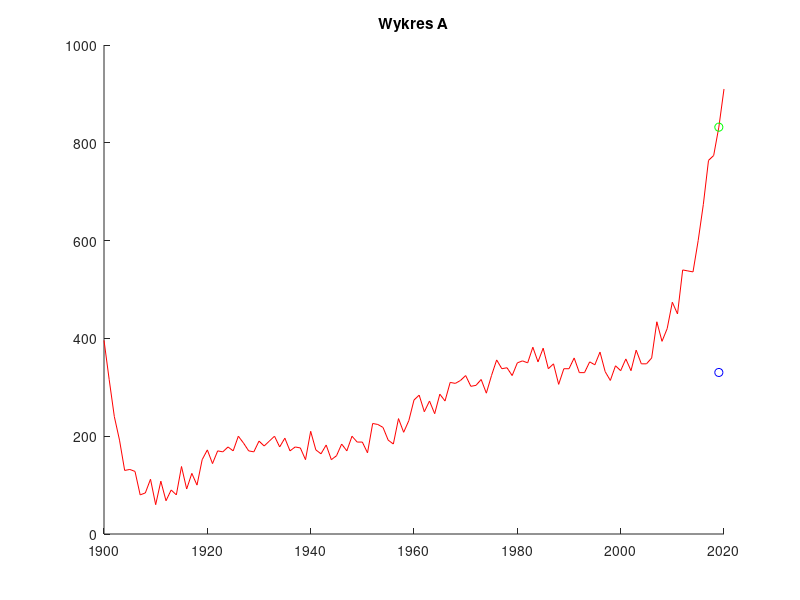
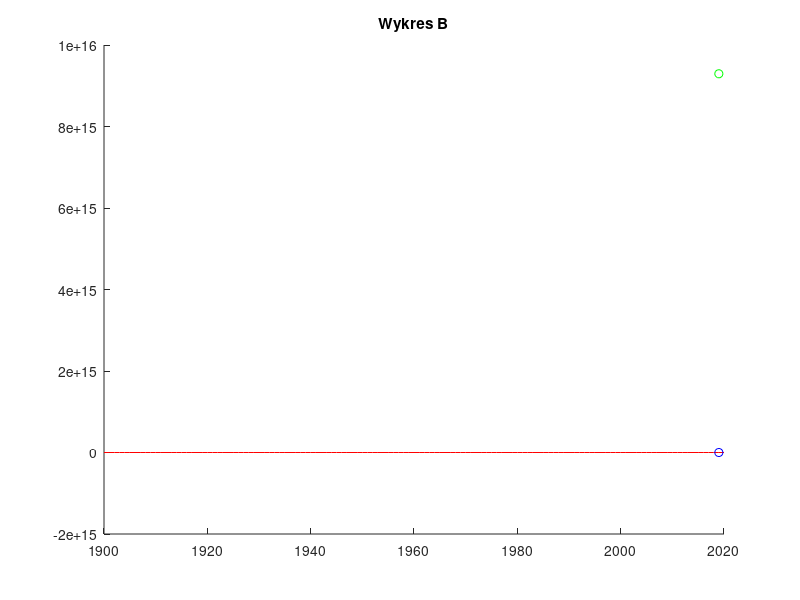
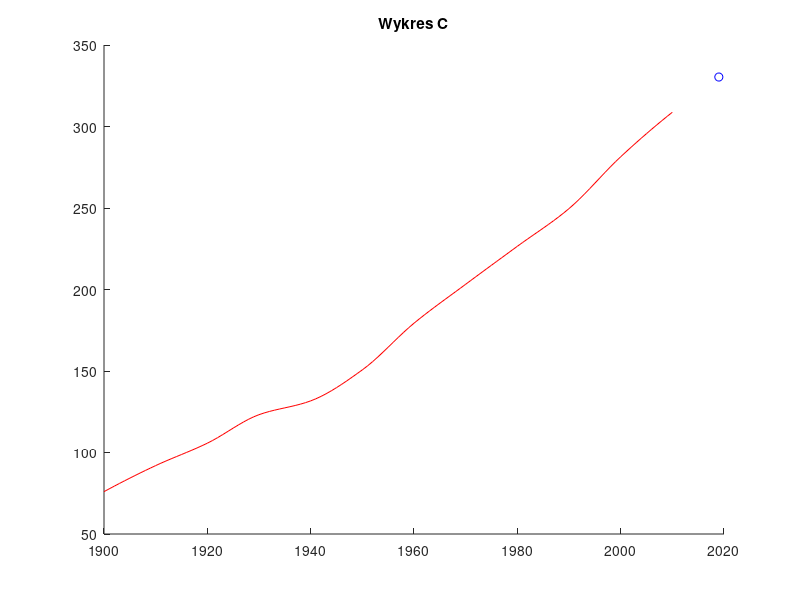
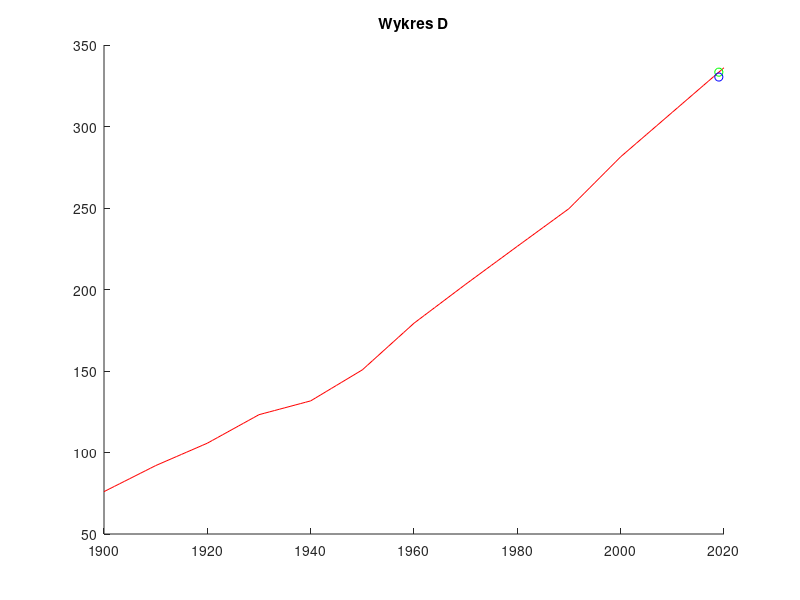

MATLAB code to generate these figures, in order:
clear variables; clc;
lata = 1900:10:2010;
ludnosc = [75.995, 91.972, 105.711, 123.203, 131.669, 150.697, 179.323, 203.212, 226.505, 249.633, 281.422, 308.746];
wiecejX = 1900:1:2020;

% A
wsp = polyfit(lata, ludnosc, numel(lata) - 1);
interpolowaneY_pktA = polyval(wsp, wiecejX);
ludnosc2k19 = polyval(wsp, 2019);
figure()
hold on;
plot(wiecejX, interpolowaneY_pktA, "r-");
plot(2019, ludnosc2k19, "go");
plot(2019, 330.348, "bo");
title("Wykres A");
hold off;

% B
[p, S, mu] = polyfit(lata, ludnosc, numel(lata) - 1);
interpolowaneY_pktB = polyval(p, wiecejX, S, mu);
ludnosc2k19 = polyval(wsp, 2019, S, mu);
figure()
hold on;
plot(wiecejX, interpolowaneY_pktB , "r-");
plot(2019, ludnosc2k19, "go");
plot(2019, 330.348, "bo");
title("Wykres B");
hold off;

% C
interpolowaneY_pktC = interp1(lata, ludnosc, wiecejX, "cubic");
ludnosc2k19 = interp1(lata, ludnosc, 2019, "cubic");
figure()
hold on;
plot(wiecejX, interpolowaneY_pktC, "r-");
plot(2019, ludnosc2k19, "go");
plot(2019, 330.348, "bo");
title("Wykres C");
hold off;

% D
interpolowaneY_pktD = interp1(lata, ludnosc, wiecejX, "linear", "extrap");
ludnosc2k19 = interp1(lata, ludnosc, 2019, "linear", "extrap");
figure()
hold on;
plot(wiecejX, interpolowaneY_pktD, "r-");
plot(2019, ludnosc2k19, "go");
plot(2019, 330.348, "bo");
title("Wykres D");
hold off;